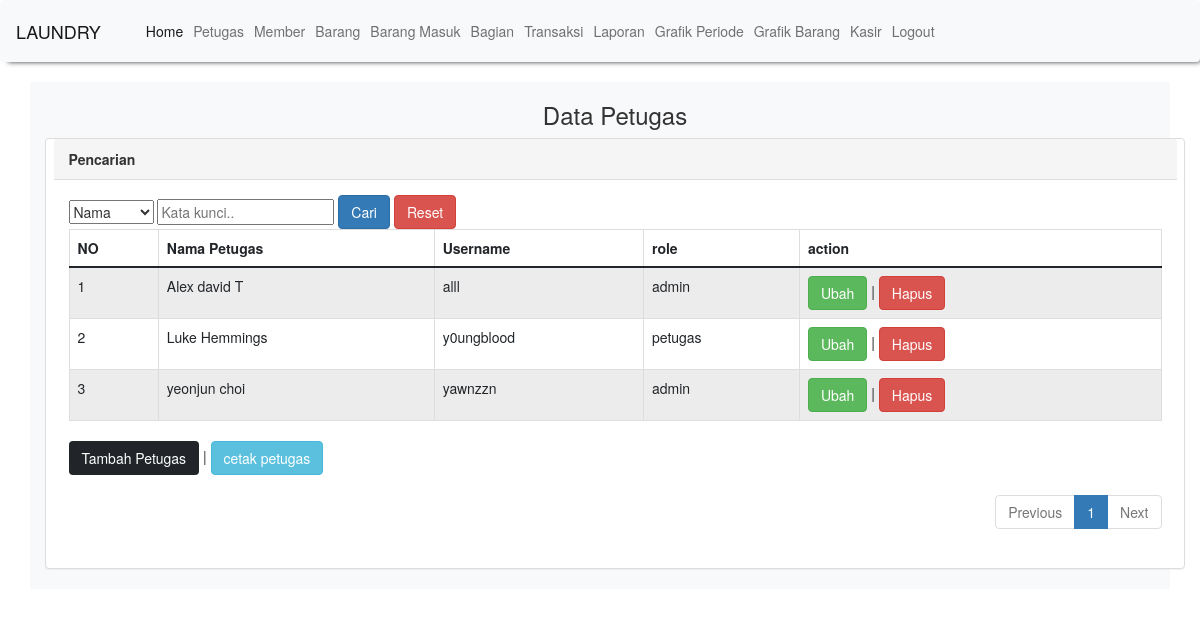
The app's page /tampil_petugas.php (signed in) with its own data.
### tables this page shows
CREATE TABLE `petugas` (
  `id_petugas` int(11) NOT NULL,
  `username` varchar(256) NOT NULL,
  `password` varchar(256) NOT NULL,
  `nama_petugas` varchar(256) NOT NULL,
  `role` char(25) NOT NULL
);

### tampil_petugas.php (the view, shortened to what this page needs)
<?php include "koneksi.php"; ?>
<?php include "header.php"; ?>
<!DOCTYPE html>
<html>
<head>
  <link rel="stylesheet" href="https://maxcdn.bootstrapcdn.com/bootstrap/3.4.0/css/bootstrap.min.css">
</head>
<body>
  <div class="container">
    <div align="center">
      <h3>Data Petugas</h3>
    </div>
    <div class="row">
      <div class="panel panel-default">
        <div class="panel-heading"><b>Pencarian</b></div>
        <div class="panel-body">
          <form class="form-inline">
            <div class="form-group">
              <select class="form-conntrol" id="Kolom" name="Kolom" required="">
                <?php
                $kolom = (isset($_GET['Kolom'])) ? $_GET['Kolom'] : "";
                ?>
                <option value="nama_petugas" <?php if ($kolom == "nama_petugas") echo "selected"; ?>>Nama</option>
              </select>
            </div>
            <div class="form-group">
              <input type="text" class="form-conntrol" id="KataKunci" name="KataKunci" placeholder="Kata kunci.." required="" value="<?php if (isset($_GET['KataKunci']))  echo $_GET['KataKunci']; ?>">
            </div>
            <button type="submit" class="btn btn-primary">Cari</button>
            <a href="tampil_petugas.php" class="btn btn-danger">Reset</a>
          </form>
          <table class="table table-striped table-bordered table-hover">
            <thead>
              <tr>
                <th>NO</th>
                <th>Nama Petugas</th>
                <th>Username</th>
                <th>role</th>
                <th>action</th>
              </tr>
            </thead>
            <tbody>
              <?php
              $page = (isset($_GET['page'])) ? (int) $_GET['page'] : 1;
              $kolomCari = (isset($_GET['Kolom'])) ? $_GET['Kolom'] : "";
              $kolomKataKunci = (isset($_GET['KataKunci'])) ? $_GET['KataKunci'] : "";
              $limit = 5;
              $limitStart = ($page - 1) * $limit;
              if ($kolomCari == "" && $kolomKataKunci == "") {
                $data_petugas = mysqli_query($conn, "SELECT * FROM petugas order by nama_petugas LIMIT " . $limitStart . "," . $limit);
              } else {
                $data_petugas = mysqli_query($conn, "SELECT * FROM petugas WHERE $kolomCari LIKE '%$kolomKataKunci%' LIMIT " . $limitStart . "," . $limit);
              }
              $no = $limitStart + 1;
              while ($d = mysqli_fetch_array($data_petugas)) {
              ?>
                <tr>
                  <td><?php echo $no++; ?></td>
                  <td><?php echo $d['nama_petugas'] ?></td>
                  <td><?php echo $d['username'] ?></td>
                  <td><?php echo $d['role'] ?></td>
                  <td><a href="petugas/ubah_petugas.php?id_petugas=<?= $d['id_petugas'] ?>" class="btn btn-success">Ubah</a> |
                    <a href="petugas/hapus_petugas.php?id_petugas=<?= $d['id_petugas'] ?>" onclick="return confirm('Apakah anda yakin menghapus data ini?')" class="btn btn-danger">Hapus</a>
                  </td>
                </tr>
              <?php
              }
              ?>
            </tbody>
          </table>
          <a href="petugas/tambah_petugas.php" class="btn btn-dark">Tambah Petugas</a> |
          <a href="petugas/laporan_pdf.php" class="btn btn-info">cetak petugas</a>
          <div align="right">
            <ul class="pagination">
              <?php
              if ($page == 1) {
              ?>
                <li class="disabled"><a href="#">Previous</a></li>
                <?php
              }
              ?>
              <?php
              if ($kolomCari == "" && $kolomKataKunci == "") {
                $data_petugas = mysqli_query($conn, "SELECT * FROM petugas");
              } else {
                $data_petugas = mysqli_query($conn, "SELECT * FROM petugas WHERE $kolomCari LIKE '%$kolomKataKunci%'");
              }
              $JumlahData = mysqli_num_rows($data_petugas);
              $jumlahPage = ceil($JumlahData / $limit);
              $jumlahNumber = 1;
              $startNumber = ($page > $jumlahNumber) ? $page - $jumlahNumber : 1;
              $endNumber = ($page < ($jumlahPage - $jumlahNumber)) ? $page + $jumlahNumber : $jumlahPage;
              for ($i = $startNumber; $i <= $endNumber; $i++) {
                $linkActive = ($page == $i) ? ' class="active"' : '';
                if ($kolomCari == "" && $kolomKataKunci == "") {
              ?>
                  <li<?php echo $linkActive; ?>><a href="tampil_petugas.php?page=<?php echo $i; ?>"><?php echo $i; ?></a></li>
                  <?php
                } else {
                  ?>
                    <li<?php echo $linkActive; ?>><a href="tampil_petugas.php?Kolom=<?php echo $kolomCari; ?>&KataKunci=<?php echo $kolomKataKunci; ?>&page=<?php echo $i; ?>"><?php echo $i; ?></a></li>
                  <?php
                }
              }
                  ?>
                  <?php
                  if ($page == $jumlahPage) {
                  ?>
                    <li class="disabled"><a href="#">Next</a></li>
                    <?php
                  }
                  ?>
            </ul>
          </div>
</body>
</html>

### records on screen
petugas: nama_petugas "Alex david T", username "alll", role "admin"
petugas: nama_petugas "Luke Hemmings", username "y0ungblood", role "petugas"
petugas: nama_petugas "yeonjun choi", username "yawnzzn", role "admin"
